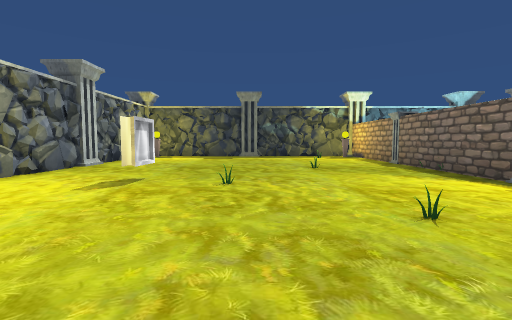
[1] (above)

13 first-person views from a walk through a scene from a Unity 3-D project. The camera is 1.4 m above the floor, tilts 4° down and sees 85° across. The floor is counted in squares, 2 m on a side. Each view is taken from the middle of a square. On the plan, view 1 faces up. The plan holds only what a view shows up to about 9 squares ahead; the rest is blank. The place goes on beyond the plan. The player is left out.

[2]
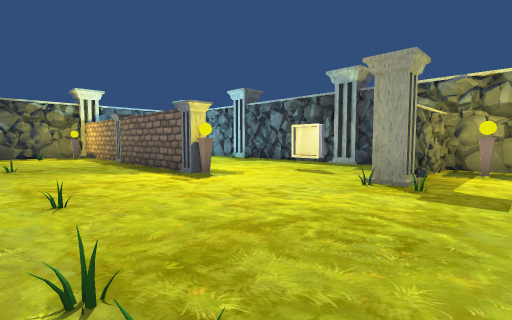

[3]
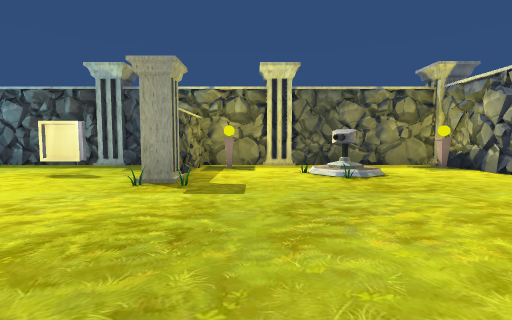

[4]
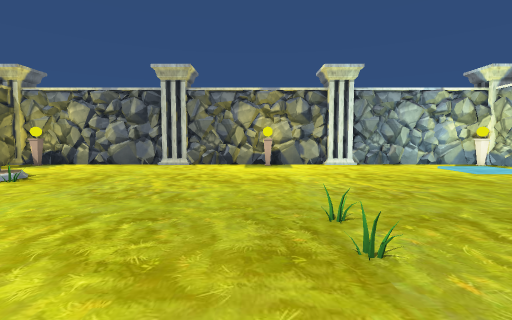

[5]
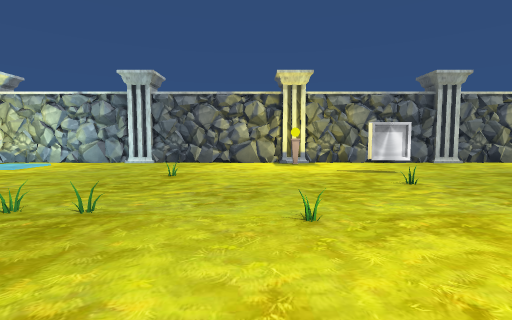

[6]
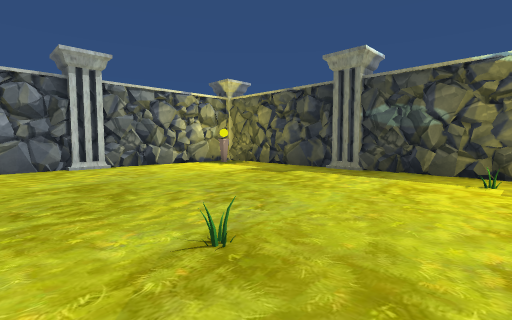

[7]
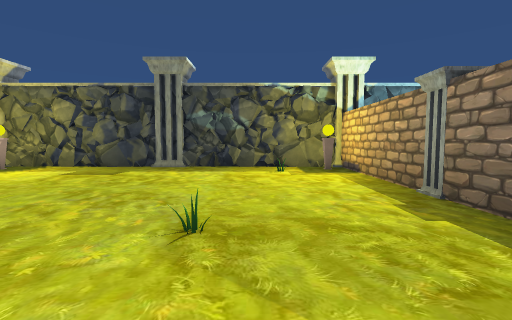

[8]
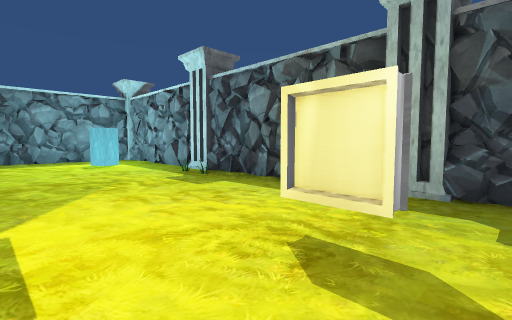

[9]
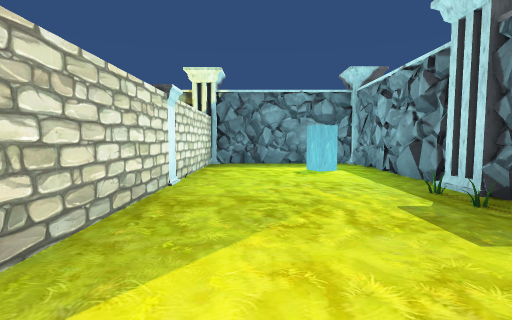

[10]
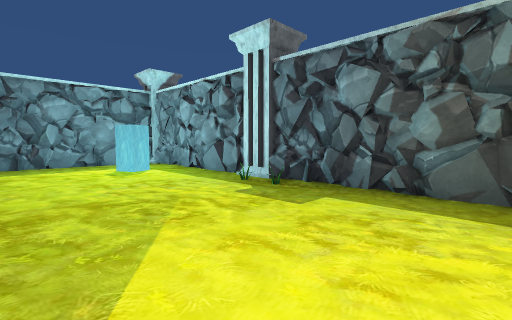

[11]
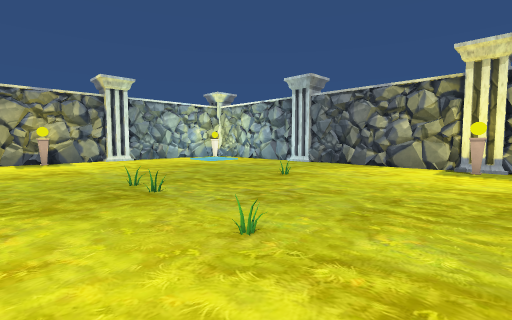

[12]
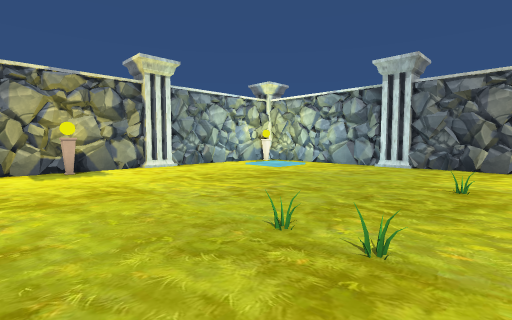

[13]
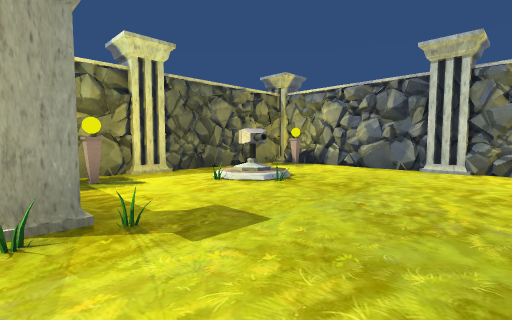

### Floor plan
Key: @ floor where view 1 was taken; # wall or solid block; . floor; = window, fence, low wall or low ledge; P pillar; O other object.
Columns run from 5 left of view 1 to 9 right of it. Each row starts with its distance up from view 1.
 13 P####P###P####P
 12 #O.......O....#
 11 #........#...O#
 10 #........#....#
  9 #........P....#
  8 P........#....P
  7 #.....#..#....#
  6 #........#....#
  5 #..O.....#....#
  4 #........O....#
  3 PO.......P..O.P
  2 #.............#
  1 #..........P###
  0 #....@....=..O#
 -1 #.............#
 -2 P...........=.P
 -3 #...........O.#
 -4 #.............#
 -5 #.............#
 -6 PO###P#O#P###OP

Positions as (right, up) in squares from view 1, and headings:
1: (0, 0), facing up
2: (1, -1), facing up-right
3: (1, -1), facing right
4: (2, 2), facing down
5: (4, 2), facing left
6: (3, 6), facing up-left
7: (2, 5), facing up
8: (5, 2), facing up-right
9: (6, 4), facing up
10: (5, 4), facing up-right
11: (3, 4), facing down-left
12: (3, 1), facing down-left
13: (3, 1), facing down-right
